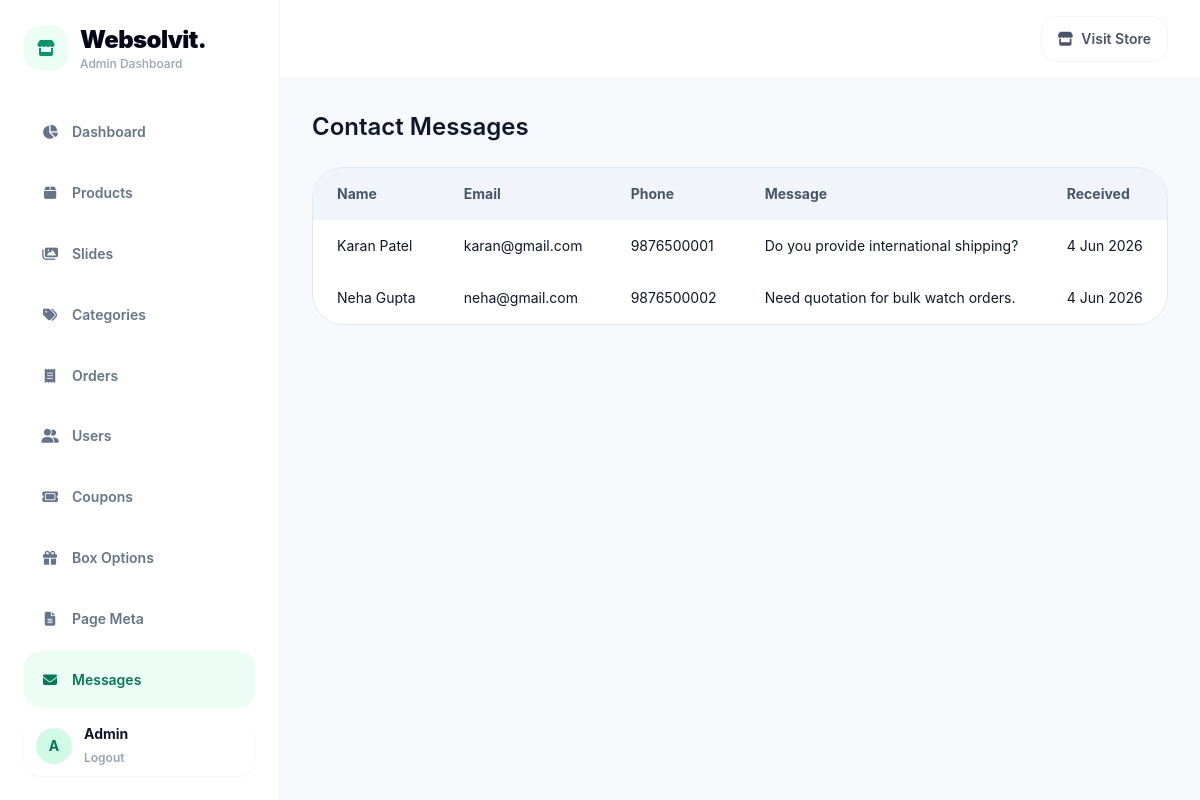
Page /admin/messages.php (signed in) on the committed database.
### tables this page shows
CREATE TABLE IF NOT EXISTS users (
    id INT AUTO_INCREMENT PRIMARY KEY,
    name VARCHAR(120) NOT NULL,
    phone VARCHAR(20) DEFAULT NULL,
    email VARCHAR(150) NOT NULL UNIQUE,
    password VARCHAR(255) NOT NULL,
    role ENUM('user','admin') NOT NULL DEFAULT 'user',
    created_at TIMESTAMP DEFAULT CURRENT_TIMESTAMP
);

CREATE TABLE IF NOT EXISTS contact_messages (
    id INT AUTO_INCREMENT PRIMARY KEY,
    name VARCHAR(120) NOT NULL,
    email VARCHAR(150) NOT NULL,
    phone VARCHAR(20) NOT NULL,
    message TEXT NOT NULL,
    created_at TIMESTAMP DEFAULT CURRENT_TIMESTAMP
);

### includes/functions.php (called while the page is built, shortened)
<?php
require_once __DIR__ . '/db.php';
function sanitize($value) {
    return htmlspecialchars(trim($value), ENT_QUOTES, 'UTF-8');
}
function isLoggedIn() {
    return !empty($_SESSION['user_id']);
}
function getCurrentUser() {
    global $pdo;
    $stmt = $pdo->prepare('SELECT id, name, email FROM users WHERE id = ?');
    $stmt->execute([$_SESSION['user_id']]);
    return $stmt->fetch();
}

### admin/messages.php (the view, shortened to what this page needs)
<?php
require_once __DIR__ . '/_header.php';
$messages = $pdo->query('SELECT * FROM contact_messages ORDER BY created_at DESC')->fetchAll();
?>
<div>
    <h2 class="text-2xl font-semibold text-slate-900">Contact Messages</h2>
    <div class="mt-6 overflow-hidden rounded-[2rem] border border-slate-200">
        <table class="w-full border-separate border-spacing-0 text-left text-sm">
            <thead class="bg-slate-100 text-slate-600"><tr><th class="px-6 py-4">Name</th><th class="px-6 py-4">Email</th><th class="px-6 py-4">Phone</th><th class="px-6 py-4">Message</th><th class="px-6 py-4">Received</th></tr></thead>
            <tbody>
                <?php foreach ($messages as $message): ?>
                    <tr class="border-t border-slate-200 bg-white">
                        <td class="px-6 py-4"><?= sanitize($message['name']) ?></td>
                        <td class="px-6 py-4"><?= sanitize($message['email']) ?></td>
                        <td class="px-6 py-4"><?= sanitize($message['phone']) ?></td>
                        <td class="px-6 py-4"><?= nl2br(sanitize($message['message'])) ?></td>
                        <td class="px-6 py-4"><?= date('j M Y', strtotime($message['created_at'])) ?></td>
                    </tr>
                <?php endforeach; ?>
            </tbody>
        </table>
    </div>
</div>
<?php require_once __DIR__ . '/_footer.php'; ?>

### admin/_header.php (shortened to what this page needs)
<?php
require_once __DIR__ . '/../includes/functions.php';
$currentUser = getCurrentUser();
$adminName = sanitize(is_array($currentUser) && !empty($currentUser['name']) ? $currentUser['name'] : 'Admin');
$currentAdminPage = basename($_SERVER['SCRIPT_NAME'] ?? '');
$adminNavItems = [
    ['dashboard.php', 'Dashboard', 'fa-solid fa-chart-pie'],
    ['products.php', 'Products', 'fa-solid fa-box'],
    ['slides.php', 'Slides', 'fa-solid fa-images'],
    ['categories.php', 'Categories', 'fa-solid fa-tags'],
    ['orders.php', 'Orders', 'fa-solid fa-receipt'],
    ['users.php', 'Users', 'fa-solid fa-user-group'],
    ['coupons.php', 'Coupons', 'fa-solid fa-ticket'],
    ['box-options.php', 'Box Options', 'fa-solid fa-gift'],
    ['page-meta.php', 'Page Meta', 'fa-solid fa-file-lines'],
    ['messages.php', 'Messages', 'fa-solid fa-envelope'],
];
?>
<!DOCTYPE html>
<html lang="en">
<head>
    <script src="https://cdn.tailwindcss.com"></script>
    <link rel="stylesheet" href="https://cdnjs.cloudflare.com/ajax/libs/font-awesome/6.5.2/css/all.min.css" />
</head>
<body class="min-h-screen bg-[#f7f8fb] text-slate-900 font-body">
    <div class="min-h-screen lg:grid lg:grid-cols-[280px_1fr]">
        <aside class="border-r border-slate-100 bg-white lg:sticky lg:top-0 lg:h-screen">
            <div class="flex h-full flex-col p-6">
                <a href="<?= BASE_URL ?>/admin/dashboard.php" class="flex items-center gap-3">
                    <span class="flex h-11 w-11 items-center justify-center rounded-2xl bg-emerald-50 text-emerald-600">
                        <i class="fa-solid fa-store"></i>
                    </span>
                    <span>
                        <span class="block text-2xl font-black tracking-tight text-slate-950">Websolvit.</span>
                        <span class="block text-xs font-medium text-slate-400">Admin Dashboard</span>
                    </span>
                </a>
                <nav class="flex-1 overflow-y-auto mt-8 grid gap-1 text-sm font-semibold text-slate-500">
                    <?php foreach ($adminNavItems as $item): ?>
                        <?php $isActiveAdminItem = $currentAdminPage === $item[0]; ?>
                        <a href="<?= BASE_URL ?>/admin/<?= $item[0] ?>" class="flex items-center gap-3 rounded-2xl px-4 py-3 transition <?= $isActiveAdminItem ? 'bg-emerald-50 text-emerald-700' : 'hover:bg-slate-50 hover:text-slate-900' ?>">
                            <i class="<?= $item[2] ?> w-5 text-center text-sm"></i>
                            <span><?= sanitize($item[1]) ?></span>
                        </a>
                    <?php endforeach; ?>
                </nav>
                <div class="flex items-center gap-3 rounded-2xl bg-white px-3 py-2 shadow-sm mt-2">
                        <div class="flex h-9 w-9 items-center justify-center rounded-full bg-emerald-100 text-sm font-bold text-emerald-700">
                            <?= sanitize(strtoupper(substr($adminName, 0, 1))) ?>
                        </div>
                        <div class="hidden sm:block">
                            <p class="text-sm font-bold text-slate-900"><?= $adminName ?></p>
                            <a href="<?= BASE_URL ?>/admin/logout.php" class="text-xs font-semibold text-slate-400 hover:text-rose-500">Logout</a>
                        </div>
                    </div>
            </div>
        </aside>
        <div class="min-w-0">
            <header class="sticky top-0 z-30 border-b border-slate-100 bg-white">
                <div class="flex gap-4 px-4 py-4 sm:px-6 flex-row items-center justify-end lg:px-8">
                    <a href="<?= BASE_URL ?>/" target="_blank" class="hidden rounded-2xl flex items-center border border-slate-100 bg-white px-4 py-3 text-sm font-semibold text-slate-600 flex gap-2 hover:text-slate-950 sm:inline-flex"><i class="fa-solid fa-store"></i>Visit Store</a>
                </div>
            </header>
            <main class="px-4 py-8 sm:px-6 lg:px-8">

### rows in the picture
users: name "A", name "Admin"
contact_messages: name "Karan Patel", email "karan@gmail.com", phone "9876500001", message "Do you provide international shipping?", created_at "4 Jun 2026"
contact_messages: name "Neha Gupta", email "neha@gmail.com", phone "9876500002", message "Need quotation for bulk watch orders.", created_at "4 Jun 2026"

### other values in the picture
$item[1] "Dashboard"
$item[1] "Products"
$item[1] "Slides"
$item[1] "Categories"
$item[1] "Orders"
$item[1] "Users"
$item[1] "Coupons"
$item[1] "Box Options"
$item[1] "Page Meta"
$item[1] "Messages"
